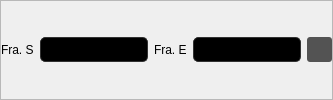
                              <widget class="QFrame" name="frameFrameRange">
                               <property name="frameShape">
                                <enum>QFrame::StyledPanel</enum>
                               </property>
                               <property name="frameShadow">
                                <enum>QFrame::Raised</enum>
                               </property>
                               <layout class="QHBoxLayout" name="horizontalLayout_32">
                                <property name="leftMargin">
                                 <number>0</number>
                                </property>
                                <property name="topMargin">
                                 <number>0</number>
                                </property>
                                <property name="rightMargin">
                                 <number>0</number>
                                </property>
                                <property name="bottomMargin">
                                 <number>0</number>
                                </property>
                                <item>
                                 <widget class="QLabel" name="labelFrameStart">
                                  <property name="font">
                                   <font>
                                    <family>Segoe UI</family>
                                    <pointsize>9</pointsize>
                                   </font>
                                  </property>
                                  <property name="text">
                                   <string>Fra. S</string>
                                  </property>
                                 </widget>
                                </item>
                                <item>
                                 <widget class="QLineEdit" name="lineEditFrameStart">
                                  <property name="minimumSize">
                                   <size>
                                    <width>0</width>
                                    <height>25</height>
                                   </size>
                                  </property>
                                  <property name="maximumSize">
                                   <size>
                                    <width>16777215</width>
                                    <height>25</height>
                                   </size>
                                  </property>
                                  <property name="font">
                                   <font>
                                    <family>Segoe UI</family>
                                    <pointsize>9</pointsize>
                                   </font>
                                  </property>
                                  <property name="styleSheet">
                                   <string notr="true">QLineEdit
{
	color: rgb(255, 255, 255);
	background-color: rgb(0, 0, 0);
	border-style: solid;
    border-width: 1px;
	border-radius: 5px;
	border-color: rgb(50, 50, 50);
}</string>
                                  </property>
                                 </widget>
                                </item>
                                <item>
                                 <widget class="QLabel" name="labelFrameEnd">
                                  <property name="font">
                                   <font>
                                    <family>Segoe UI</family>
                                    <pointsize>9</pointsize>
                                   </font>
                                  </property>
                                  <property name="text">
                                   <string>Fra. E</string>
                                  </property>
                                 </widget>
                                </item>
                                <item>
                                 <widget class="QLineEdit" name="lineEditFrameEnd">
                                  <property name="minimumSize">
                                   <size>
                                    <width>0</width>
                                    <height>25</height>
                                   </size>
                                  </property>
                                  <property name="maximumSize">
                                   <size>
                                    <width>16777215</width>
                                    <height>25</height>
                                   </size>
                                  </property>
                                  <property name="font">
                                   <font>
                                    <family>Segoe UI</family>
                                    <pointsize>9</pointsize>
                                   </font>
                                  </property>
                                  <property name="styleSheet">
                                   <string notr="true">QLineEdit
{
	color: rgb(255, 255, 255);
	background-color: rgb(0, 0, 0);
	border-style: solid;
    border-width: 1px;
	border-radius: 5px;
	border-color: rgb(50, 50, 50);
}</string>
                                  </property>
                                 </widget>
                                </item>
                                <item>
                                 <widget class="QPushButton" name="buttonValidateFrameRange">
                                  <property name="minimumSize">
                                   <size>
                                    <width>25</width>
                                    <height>25</height>
                                   </size>
                                  </property>
                                  <property name="maximumSize">
                                   <size>
                                    <width>25</width>
                                    <height>25</height>
                                   </size>
                                  </property>
                                  <property name="styleSheet">
                                   <string notr="true">QPushButton
{
	background-color: rgb(83, 83, 83);
	color: rgb(255, 255, 255);
	border-radius: 3px;
}
QPushButton:hover:!pressed
{
	background-color: rgb(100, 100, 100);
}</string>
                                  </property>
                                  <property name="text">
                                   <string/>
                                  </property>
                                  <property name="icon">
                                   <iconset resource="cioxoQtResources.qrc">
                                    <normaloff>:/icons/graphics/icons/checkSquare.svg</normaloff>:/icons/graphics/icons/checkSquare.svg</iconset>
                                  </property>
                                 </widget>
                                </item>
                               </layout>
                              </widget>
